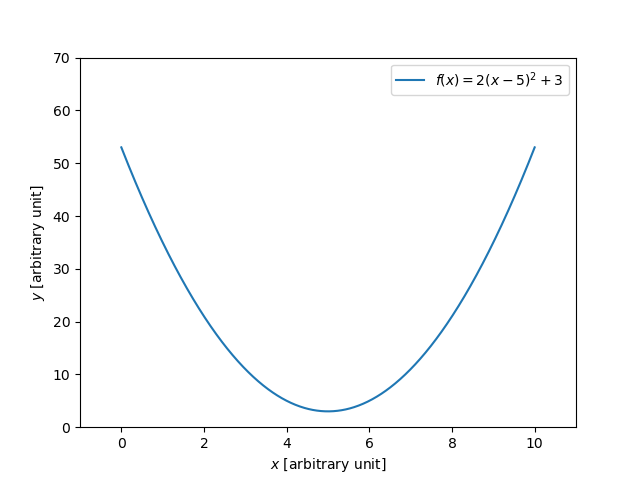

Recreate this plot in Python.
#!/usr/pkg/bin/python3.9

#
# Time-stamp: <2022/10/01 22:03:58 (CST) daisuke>
#

# importing numpy module
import numpy

# importing matplotlib module
import matplotlib.backends.backend_agg
import matplotlib.figure

# data to be plotted
data_x = numpy.linspace (0.0, 10.0, 1001)
data_y = 2.0 * (data_x - 5.0)**2 + 3.0

# output file name
file_output = 'ai202209_s04_05.png'

# making a fig object
fig = matplotlib.figure.Figure ()

# making a canvas object
canvas = matplotlib.backends.backend_agg.FigureCanvasAgg (fig)

# making an axes object
ax = fig.add_subplot (111)

# making a plot using object-oriented interface
ax.plot (data_x, data_y, label='$f(x) = 2 (x-5)^2 + 3$')

# setting ranges of x-axis and y-axis
ax.set_xlim (-1.0, +11.0)
ax.set_ylim (0.0, +70.0)

# setting labels for x-axis and y-axis
ax.set_xlabel ('$x$ [arbitrary unit]')
ax.set_ylabel ('$y$ [arbitrary unit]')

# adding legend to the plot
ax.legend ()

# saving a plot as a file
fig.savefig (file_output)
